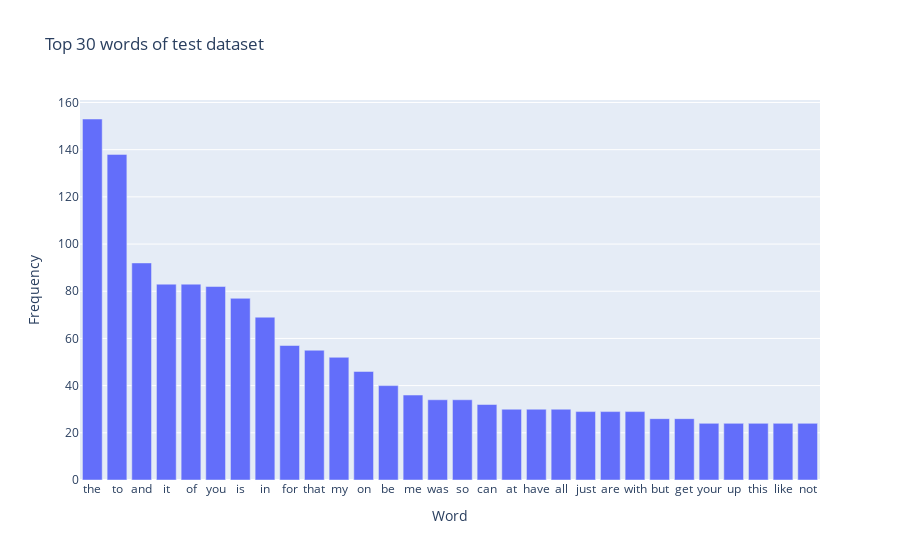

The notebook cell this image was saved under:
### Code cell
count_vect = CountVectorizer()
test_counts = count_vect.fit_transform(test_df['text'])

top_n = 30

test_frequency = np.asarray(test_counts.sum(axis=0))[0]

top_test_indices = test_frequency.argsort()[-top_n:][::-1]
test_words = pd.DataFrame({
    'Word': count_vect.get_feature_names_out()[top_test_indices],
    'Frequency': test_frequency[top_test_indices]
})

# Create interactive bar chart
fig = px.bar(
    test_words,
    x='Word',
    y='Frequency',
    title=f'Top {top_n} words of test dataset',
    labels={'Word': 'Word', 'Frequency': 'Frequency'},
)

fig.show()

### Figure 1 — Plotly figure (JSON) as saved in the notebook; plotly's stock layout.template omitted (floating-point values rounded to 4 significant figures)
{"data": [{"hovertemplate": "Word=%{x}<br>Frequency=%{y}<extra></extra>", "legendgroup": "", "marker": {"color": "#636efa", "pattern": {"shape": ""}}, "name": "", "orientation": "v", "showlegend": false, "textposition": "auto", "type": "bar", "x": ["the", "to", "and", "it", "of", "you", "is", "in", "for", "that", "my", "on", "be", "me", "was", "so", "can", "at", "have", "all", "just", "are", "with", "but", "get", "your", "up", "this", "like", "not"], "xaxis": "x", "y": [153, 138, 92, 83, 83, 82, 77, 69, 57, 55, 52, 46, 40, 36, 34, 34, 32, 30, 30, 30, 29, 29, 29, 26, 26, 24, 24, 24, 24, 24], "yaxis": "y"}], "layout": {"barmode": "relative", "legend": {"tracegroupgap": 0}, "title": {"text": "Top 30 words of test dataset"}, "xaxis": {"anchor": "y", "domain": [0, 1], "title": {"text": "Word"}}, "yaxis": {"anchor": "x", "domain": [0, 1], "title": {"text": "Frequency"}}}}
